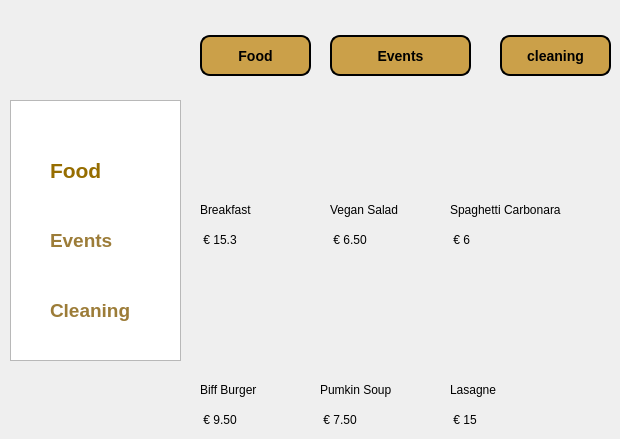
         <widget class="QWidget" name="tab_12">
          <attribute name="title">
           <string>informations</string>
          </attribute>
          <widget class="QToolButton" name="toolButton">
           <property name="geometry">
            <rect>
             <x>200</x>
             <y>35</y>
             <width>111</width>
             <height>41</height>
            </rect>
           </property>
           <property name="styleSheet">
            <string notr="true">background-color: rgb(203, 160, 73);
font: italic 5pt &quot;Segoe UI&quot;;

 border: 2px solid black; 
 border-radius: 10px; 
color: black;
font-size: 14px;
font-weight: bold;
 padding: 10px 20px;

</string>
           </property>
           <property name="text">
            <string>Food</string>
           </property>
          </widget>
          <widget class="QToolButton" name="toolButton_2">
           <property name="geometry">
            <rect>
             <x>330</x>
             <y>35</y>
             <width>141</width>
             <height>41</height>
            </rect>
           </property>
           <property name="styleSheet">
            <string notr="true">background-color: rgb(203, 160, 73);
font: italic 5pt &quot;Segoe UI&quot;;

 border: 2px solid black; 
 border-radius: 10px; 
color: black;
font-size: 14px;
font-weight: bold;
 padding: 10px 20px;

</string>
           </property>
           <property name="text">
            <string>Events</string>
           </property>
          </widget>
          <widget class="QToolButton" name="toolButton_3">
           <property name="geometry">
            <rect>
             <x>500</x>
             <y>35</y>
             <width>111</width>
             <height>41</height>
            </rect>
           </property>
           <property name="styleSheet">
            <string notr="true">background-color: rgb(203, 160, 73);
font: italic 5pt &quot;Segoe UI&quot;;

 border: 2px solid black; 
 border-radius: 10px; 
color: black;
font-size: 14px;
font-weight: bold;
 padding: 10px 20px;

</string>
           </property>
           <property name="text">
            <string>cleaning</string>
           </property>
          </widget>
          <widget class="QListWidget" name="listWidget">
           <property name="geometry">
            <rect>
             <x>10</x>
             <y>100</y>
             <width>171</width>
             <height>261</height>
            </rect>
           </property>
          </widget>
          <widget class="QLabel" name="label_53">
           <property name="geometry">
            <rect>
             <x>50</x>
             <y>150</y>
             <width>63</width>
             <height>41</height>
            </rect>
           </property>
           <property name="text">
            <string>&lt;html&gt;&lt;head/&gt;&lt;body&gt;&lt;p&gt;&lt;span style=&quot; font-size:16pt; font-weight:700; color:#966d00;&quot;&gt;Food&lt;/span&gt;&lt;/p&gt;&lt;/body&gt;&lt;/html&gt;</string>
           </property>
          </widget>
          <widget class="QLabel" name="label_54">
           <property name="geometry">
            <rect>
             <x>50</x>
             <y>220</y>
             <width>81</width>
             <height>41</height>
            </rect>
           </property>
           <property name="styleSheet">
            <string notr="true">color: rgb(156, 124, 56);</string>
           </property>
           <property name="text">
            <string>&lt;html&gt;&lt;head/&gt;&lt;body&gt;&lt;p&gt;&lt;span style=&quot; font-size:14pt; font-weight:700;&quot;&gt;Events&lt;/span&gt;&lt;/p&gt;&lt;/body&gt;&lt;/html&gt;</string>
           </property>
          </widget>
          <widget class="QLabel" name="label_55">
           <property name="geometry">
            <rect>
             <x>50</x>
             <y>290</y>
             <width>101</width>
             <height>41</height>
            </rect>
           </property>
           <property name="styleSheet">
            <string notr="true">color: rgb(156, 124, 56);</string>
           </property>
           <property name="text">
            <string>&lt;html&gt;&lt;head/&gt;&lt;body&gt;&lt;p&gt;&lt;span style=&quot; font-size:14pt; font-weight:700;&quot;&gt;Cleaning&lt;/span&gt;&lt;/p&gt;&lt;/body&gt;&lt;/html&gt;</string>
           </property>
          </widget>
          <widget class="QLabel" name="label_56">
           <property name="geometry">
            <rect>
             <x>200</x>
             <y>200</y>
             <width>63</width>
             <height>20</height>
            </rect>
           </property>
           <property name="text">
            <string>Breakfast</string>
           </property>
          </widget>
          <widget class="QLabel" name="label_57">
           <property name="geometry">
            <rect>
             <x>200</x>
             <y>230</y>
             <width>63</width>
             <height>20</height>
            </rect>
           </property>
           <property name="text">
            <string> € 15.3</string>
           </property>
          </widget>
          <widget class="QLabel" name="label_58">
           <property name="geometry">
            <rect>
             <x>330</x>
             <y>200</y>
             <width>91</width>
             <height>20</height>
            </rect>
           </property>
           <property name="text">
            <string>Vegan Salad</string>
           </property>
          </widget>
          <widget class="QLabel" name="label_59">
           <property name="geometry">
            <rect>
             <x>330</x>
             <y>230</y>
             <width>63</width>
             <height>20</height>
            </rect>
           </property>
           <property name="text">
            <string> € 6.50</string>
           </property>
          </widget>
          <widget class="QLabel" name="label_60">
           <property name="geometry">
            <rect>
             <x>450</x>
             <y>200</y>
             <width>141</width>
             <height>20</height>
            </rect>
           </property>
           <property name="text">
            <string>Spaghetti Carbonara</string>
           </property>
          </widget>
          <widget class="QLabel" name="label_61">
           <property name="geometry">
            <rect>
             <x>450</x>
             <y>230</y>
             <width>63</width>
             <height>20</height>
            </rect>
           </property>
           <property name="text">
            <string> € 6</string>
           </property>
          </widget>
          <widget class="QLabel" name="label_62">
           <property name="geometry">
            <rect>
             <x>200</x>
             <y>380</y>
             <width>81</width>
             <height>20</height>
            </rect>
           </property>
           <property name="text">
            <string>Biff Burger</string>
           </property>
          </widget>
          <widget class="QLabel" name="label_63">
           <property name="geometry">
            <rect>
             <x>200</x>
             <y>410</y>
             <width>63</width>
             <height>20</height>
            </rect>
           </property>
           <property name="text">
            <string> € 9.50</string>
           </property>
          </widget>
          <widget class="QLabel" name="label_64">
           <property name="geometry">
            <rect>
             <x>320</x>
             <y>380</y>
             <width>91</width>
             <height>20</height>
            </rect>
           </property>
           <property name="text">
            <string>Pumkin Soup</string>
           </property>
          </widget>
          <widget class="QLabel" name="label_65">
           <property name="geometry">
            <rect>
             <x>320</x>
             <y>410</y>
             <width>63</width>
             <height>20</height>
            </rect>
           </property>
           <property name="text">
            <string> € 7.50</string>
           </property>
          </widget>
          <widget class="QLabel" name="label_66">
           <property name="geometry">
            <rect>
             <x>450</x>
             <y>380</y>
             <width>63</width>
             <height>20</height>
            </rect>
           </property>
           <property name="text">
            <string>Lasagne</string>
           </property>
          </widget>
          <widget class="QLabel" name="label_67">
           <property name="geometry">
            <rect>
             <x>450</x>
             <y>410</y>
             <width>63</width>
             <height>20</height>
            </rect>
           </property>
           <property name="text">
            <string> € 15</string>
           </property>
          </widget>
          <widget class="QLabel" name="label_28">
           <property name="geometry">
            <rect>
             <x>200</x>
             <y>100</y>
             <width>111</width>
             <height>81</height>
            </rect>
           </property>
           <property name="text">
            <string/>
           </property>
           <property name="pixmap">
            <pixmap>../../QtDesignStudio/various-breakfast-food-with-crackers.jpg</pixmap>
           </property>
           <property name="scaledContents">
            <bool>true</bool>
           </property>
          </widget>
          <widget class="QLabel" name="label_33">
           <property name="geometry">
            <rect>
             <x>320</x>
             <y>100</y>
             <width>121</width>
             <height>81</height>
            </rect>
           </property>
           <property name="text">
            <string/>
           </property>
           <property name="pixmap">
            <pixmap>../../QtDesignStudio/very-fresh-herb-quinoa-bowl.jpg</pixmap>
           </property>
           <property name="scaledContents">
            <bool>true</bool>
           </property>
          </widget>
          <widget class="QLabel" name="label_35">
           <property name="geometry">
            <rect>
             <x>450</x>
             <y>100</y>
             <width>141</width>
             <height>81</height>
            </rect>
           </property>
           <property name="text">
            <string/>
           </property>
           <property name="pixmap">
            <pixmap>../../QtDesignStudio/pasta-plate-chopping-board-with-fork.jpg</pixmap>
           </property>
           <property name="scaledContents">
            <bool>true</bool>
           </property>
          </widget>
          <widget class="QLabel" name="label_70">
           <property name="geometry">
            <rect>
             <x>190</x>
             <y>270</y>
             <width>121</width>
             <height>91</height>
            </rect>
           </property>
           <property name="text">
            <string/>
           </property>
           <property name="pixmap">
            <pixmap>../../QtDesignStudio/images.jpeg</pixmap>
           </property>
           <property name="scaledContents">
            <bool>true</bool>
           </property>
          </widget>
          <widget class="QLabel" name="label_68">
           <property name="geometry">
            <rect>
             <x>320</x>
             <y>270</y>
             <width>131</width>
             <height>91</height>
            </rect>
           </property>
           <property name="text">
            <string/>
           </property>
           <property name="pixmap">
            <pixmap>../../QtDesignStudio/1.jpeg</pixmap>
           </property>
           <property name="scaledContents">
            <bool>true</bool>
           </property>
          </widget>
          <widget class="QLabel" name="label_69">
           <property name="geometry">
            <rect>
             <x>460</x>
             <y>270</y>
             <width>131</width>
             <height>91</height>
            </rect>
           </property>
           <property name="text">
            <string/>
           </property>
           <property name="pixmap">
            <pixmap>../../QtDesignStudio/2.jpeg</pixmap>
           </property>
           <property name="scaledContents">
            <bool>true</bool>
           </property>
          </widget>
         </widget>
